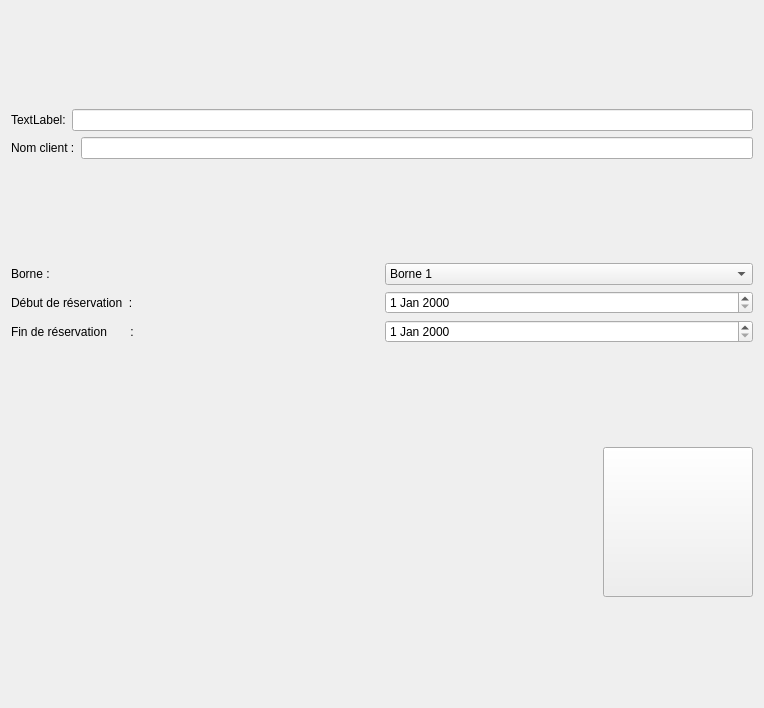
<?xml version="1.0" encoding="UTF-8"?>
<ui version="4.0">
 <class>reservation</class>
 <widget class="QWidget" name="reservation">
  <property name="geometry">
   <rect>
    <x>0</x>
    <y>0</y>
    <width>764</width>
    <height>708</height>
   </rect>
  </property>
  <property name="windowTitle">
   <string>reservation</string>
  </property>
  <layout class="QVBoxLayout" name="verticalLayout_4">
   <item>
    <layout class="QVBoxLayout" name="verticalLayout_3">
     <item>
      <layout class="QHBoxLayout" name="horizontalLayout_4">
       <item>
        <widget class="QLabel" name="label_5">
         <property name="text">
          <string>TextLabel:</string>
         </property>
        </widget>
       </item>
       <item>
        <widget class="QLineEdit" name="NomClient"/>
       </item>
      </layout>
     </item>
     <item>
      <layout class="QHBoxLayout" name="horizontalLayout_5">
       <item>
        <widget class="QLabel" name="label_4">
         <property name="text">
          <string>Nom client :</string>
         </property>
        </widget>
       </item>
       <item>
        <widget class="QLineEdit" name="lineEdit"/>
       </item>
      </layout>
     </item>
    </layout>
   </item>
   <item>
    <layout class="QVBoxLayout" name="verticalLayout_2">
     <item>
      <layout class="QHBoxLayout" name="horizontalLayout_3">
       <item>
        <widget class="QLabel" name="label_3">
         <property name="text">
          <string>Borne : </string>
         </property>
        </widget>
       </item>
       <item>
        <widget class="QComboBox" name="Borne">
         <item>
          <property name="text">
           <string>Borne 1</string>
          </property>
         </item>
         <item>
          <property name="text">
           <string>Borne 2</string>
          </property>
         </item>
         <item>
          <property name="text">
           <string>Borne 3</string>
          </property>
         </item>
        </widget>
       </item>
      </layout>
     </item>
     <item>
      <layout class="QVBoxLayout" name="verticalLayout">
       <item>
        <layout class="QHBoxLayout" name="horizontalLayout">
         <item>
          <widget class="QLabel" name="label">
           <property name="text">
            <string>Début de réservation  :</string>
           </property>
          </widget>
         </item>
         <item>
          <widget class="QDateEdit" name="DateDebut"/>
         </item>
        </layout>
       </item>
       <item>
        <layout class="QHBoxLayout" name="horizontalLayout_2">
         <item>
          <widget class="QLabel" name="label_2">
           <property name="text">
            <string>Fin de réservation       : </string>
           </property>
          </widget>
         </item>
         <item>
          <widget class="QDateEdit" name="DateFin"/>
         </item>
        </layout>
       </item>
      </layout>
     </item>
    </layout>
   </item>
   <item>
    <layout class="QHBoxLayout" name="horizontalLayout_6">
     <item>
      <spacer name="horizontalSpacer">
       <property name="orientation">
        <enum>Qt::Horizontal</enum>
       </property>
       <property name="sizeHint" stdset="0">
        <size>
         <width>238</width>
         <height>20</height>
        </size>
       </property>
      </spacer>
     </item>
     <item>
      <widget class="QPushButton" name="ValidResa">
       <property name="minimumSize">
        <size>
         <width>150</width>
         <height>150</height>
        </size>
       </property>
       <property name="sizeIncrement">
        <size>
         <width>150</width>
         <height>150</height>
        </size>
       </property>
       <property name="text">
        <string/>
       </property>
       <property name="icon">
        <iconset resource="PP3.qrc">
         <normaloff>:/PP3/resources/icons8-approval-96.png</normaloff>:/PP3/resources/icons8-approval-96.png</iconset>
       </property>
       <property name="iconSize">
        <size>
         <width>150</width>
         <height>150</height>
        </size>
       </property>
      </widget>
     </item>
    </layout>
   </item>
  </layout>
 </widget>
 <layoutdefault spacing="6" margin="11"/>
 <resources>
  <include location="PP3.qrc"/>
 </resources>
 <connections/>
</ui>
